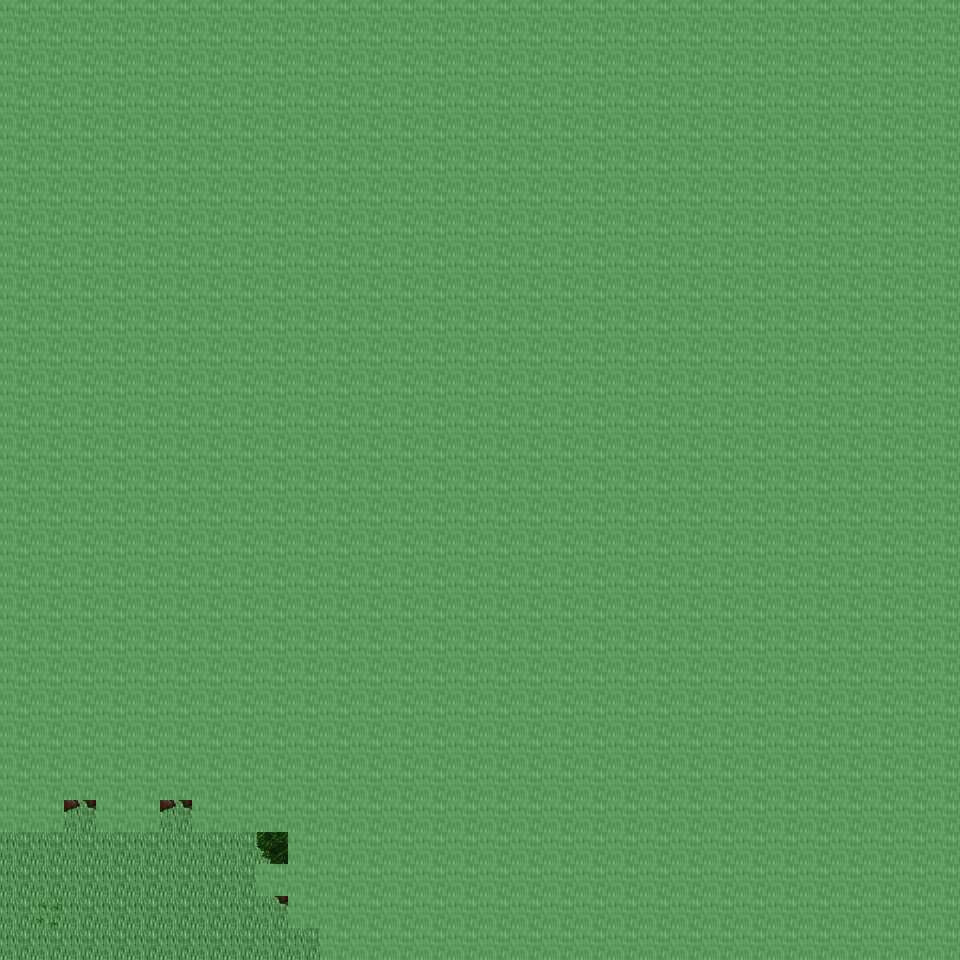

A 2D game scene composited from a Tiled map and its tileset images. What follows is a short description and the map's XML, with each tile layer's data collapsed to a summary:
An orthogonal 30x30 tile map with 32x32 px tiles, 6 tile layers (Ground, Object, Object2, Above, ...), 27 tilesets and 1 object (mapExit).

<map version="1.0" orientation="orthogonal" renderorder="right-down" width="30" height="30" tilewidth="32" tileheight="32" nextobjectid="2">
  <tileset firstgid="1" name="tileset_ground_ground" tilewidth="32" tileheight="32" tilecount="33" columns="3">
    <image source="../drawable/tileset_ground_ground.png" width="96" height="352" />
  </tileset>
  <tileset firstgid="34" name="tileset_ground_grass_edges" tilewidth="32" tileheight="32" tilecount="36" columns="12">
    <image source="../drawable/tileset_ground_grass_edges.png" width="384" height="96" />
  </tileset>
  <tileset firstgid="70" name="tileset_ground_grass_corners" tilewidth="32" tileheight="32" tilecount="24" columns="6">
    <image source="../drawable/tileset_ground_grass_corners.png" width="192" height="128" />
  </tileset>
  <tileset firstgid="94" name="tileset_plant_grasses" tilewidth="32" tileheight="32" tilecount="6" columns="3">
    <image source="../drawable/tileset_plant_grasses.png" width="96" height="64" />
  </tileset>
  <tileset firstgid="100" name="tileset_plant_flower_daisy_blue" tilewidth="32" tileheight="32" tilecount="8" columns="2">
    <image source="../drawable/tileset_plant_flower_daisy_blue.png" width="64" height="128" />
  </tileset>
  <tileset firstgid="108" name="tileset_plant_flower_daisy_yellow" tilewidth="32" tileheight="32" tilecount="8" columns="2">
    <image source="../drawable/tileset_plant_flower_daisy_yellow.png" width="64" height="128" />
  </tileset>
  <tileset firstgid="116" name="tileset_plant_flower_daisy_red" tilewidth="32" tileheight="32" tilecount="8" columns="2">
    <image source="../drawable/tileset_plant_flower_daisy_red.png" width="64" height="128" />
  </tileset>
  <tileset firstgid="124" name="tileset_plant_flower_daisy_white" tilewidth="32" tileheight="32" tilecount="8" columns="2">
    <image source="../drawable/tileset_plant_flower_daisy_white.png" width="64" height="128" />
  </tileset>
  <tileset firstgid="132" name="tileset_logic_collision" tilewidth="32" tileheight="32" tilecount="1" columns="1">
    <image source="../drawable/tileset_logic_collision.png" width="32" height="32" />
  </tileset>
  <tileset firstgid="133" name="tileset_plant_tree_tree_green" tilewidth="32" tileheight="32" tilecount="88" columns="8">
    <image source="../drawable/tileset_plant_tree_tree_green.png" width="256" height="352" />
  </tileset>
  <tileset firstgid="221" name="tileset_object_tent" tilewidth="32" tileheight="32" tilecount="9" columns="3">
    <image source="../drawable/tileset_object_tent.png" width="96" height="96" />
  </tileset>
  <tileset firstgid="230" name="tileset_logic_item_herb" tilewidth="32" tileheight="32" tilecount="5" columns="5">
    <image source="../drawable/tileset_logic_item_herb.png" width="160" height="32" />
  </tileset>
  <tileset firstgid="235" name="tileset_logic_item_resources" tilewidth="32" tileheight="32" tilecount="6" columns="6">
    <image source="../drawable/tileset_logic_item_resources.png" width="192" height="32" />
  </tileset>
  <tileset firstgid="241" name="tileset_building_church" tilewidth="32" tileheight="32" tilecount="56" columns="8">
    <image source="../drawable/tileset_building_church.png" width="256" height="224" />
  </tileset>
  <tileset firstgid="297" name="tileset_logic_creature_albino_elf" tilewidth="32" tileheight="32" tilecount="5" columns="5">
    <image source="../drawable/tileset_logic_creature_albino_elf.png" width="160" height="32" />
  </tileset>
  <tileset firstgid="302" name="tileset_item_statue_broken_green_column" tilewidth="32" tileheight="32" tilecount="2" columns="1">
    <image source="../drawable/tileset_item_statue_broken_green_column.png" width="32" height="64" />
  </tileset>
  <tileset firstgid="304" name="tileset_plant_tree_spruce" tilewidth="32" tileheight="32" tilecount="6" columns="2">
    <image source="../drawable/tileset_plant_tree_spruce.png" width="64" height="96" />
  </tileset>
  <tileset firstgid="310" name="tileset_plant_tree_pine_snowy" tilewidth="32" tileheight="32" tilecount="6" columns="2">
    <image source="../drawable/tileset_plant_tree_pine_snowy.png" width="64" height="96" />
  </tileset>
  <tileset firstgid="316" name="tileset_logic_creature_ent" tilewidth="32" tileheight="32" tilecount="4" columns="4">
    <image source="../drawable/tileset_logic_creature_ent.png" width="128" height="32" />
  </tileset>
  <tileset firstgid="320" name="tileset_logic_item_mushroom" tilewidth="32" tileheight="32" tilecount="6" columns="6">
    <image source="../drawable/tileset_logic_item_mushroom.png" width="192" height="32" />
  </tileset>
  <tileset firstgid="326" name="tileset_plant_tree_tree_blue" tilewidth="32" tileheight="32" tilecount="25" columns="5">
    <image source="../drawable/tileset_plant_tree_tree_blue.png" width="160" height="160" />
  </tileset>
  <tileset firstgid="351" name="tileset_ground_pothole" tilewidth="32" tileheight="32" tilecount="4" columns="4">
    <image source="../drawable/tileset_ground_pothole.png" width="128" height="32" />
  </tileset>
  <tileset firstgid="355" name="tileset_logic_portal" tilewidth="32" tileheight="32" tilecount="24" columns="8">
    <image source="../drawable/tileset_logic_portal.png" width="256" height="96" />
  </tileset>
  <tileset firstgid="379" name="tileset_logic_creature_mythical_being" tilewidth="32" tileheight="32" tilecount="24" columns="8">
    <image source="../drawable/tileset_logic_creature_mythical_being.png" width="256" height="96" />
  </tileset>
  <tileset firstgid="403" name="tileset_furniture_light_roots_lamp" tilewidth="32" tileheight="32" tilecount="6" columns="2">
    <image source="../drawable/tileset_furniture_light_roots_lamp.png" width="64" height="96" />
  </tileset>
  <tileset firstgid="409" name="tileset_light_dim_light_7x5" tilewidth="32" tileheight="32" tilecount="35" columns="7">
    <image source="../drawable/tileset_light_dim_light_7x5.png" width="224" height="160" />
  </tileset>
  <tileset firstgid="444" name="tileset_light_light_5x5" tilewidth="32" tileheight="32" tilecount="25" columns="5">
    <image source="../drawable/tileset_light_light_5x5.png" width="160" height="160" />
  </tileset>
  <layer name="Ground" width="30" height="30">
    <data>[900 cells, 900 non-empty, 1 distinct tile ids]</data>
  </layer>
  <layer name="Object" width="30" height="30">
    <data>[900 cells, 50 non-empty, 9 distinct tile ids]</data>
  </layer>
  <layer name="Object2" width="30" height="30">
    <data>[900 cells, 0 non-empty, 0 distinct tile ids]</data>
  </layer>
  <layer name="Above" width="30" height="30">
    <data>[900 cells, 846 non-empty, 14 distinct tile ids]</data>
  </layer>
  <layer name="Above2" width="30" height="30">
    <data>[900 cells, 0 non-empty, 0 distinct tile ids]</data>
  </layer>
  <layer name="Walkable" width="30" height="30">
    <data>[900 cells, 862 non-empty, 1 distinct tile ids]</data>
  </layer>
  <objectgroup name="MapEvents">
    <object id="1" name="south" type="mapExit" x="0" y="928" width="320" height="32">
      <properties>
        <property name="map" value="level_0_x102_y131" />
        <property name="x" value="0" />
        <property name="y" value="1" />
      </properties>
    </object>
  </objectgroup>
</map>
